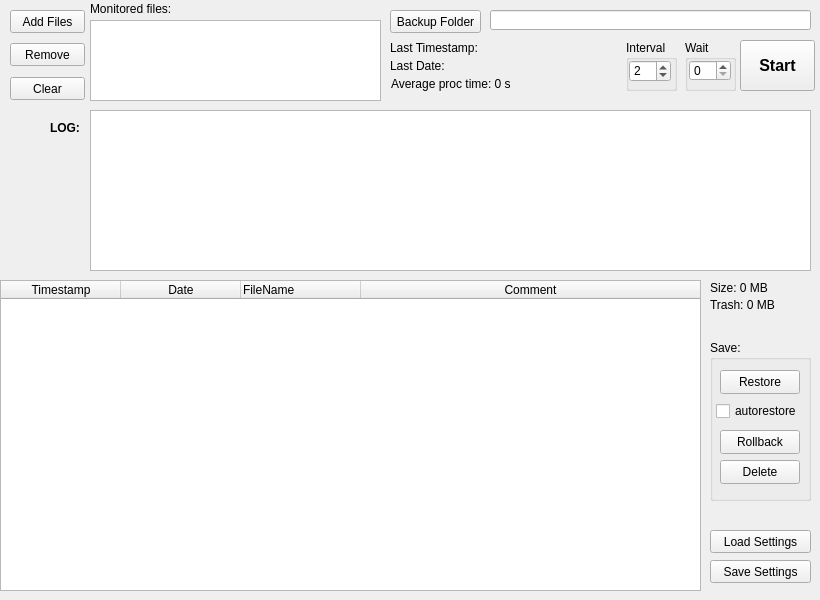
<?xml version="1.0" encoding="UTF-8"?>
<ui version="4.0">
 <class>Form</class>
 <widget class="QWidget" name="Form">
  <property name="geometry">
   <rect>
    <x>0</x>
    <y>0</y>
    <width>820</width>
    <height>600</height>
   </rect>
  </property>
  <property name="windowTitle">
   <string>Form</string>
  </property>
  <widget class="QPushButton" name="bClear">
   <property name="geometry">
    <rect>
     <x>10</x>
     <y>77</y>
     <width>75</width>
     <height>23</height>
    </rect>
   </property>
   <property name="toolTip">
    <string>&lt;html&gt;&lt;head/&gt;&lt;body&gt;&lt;p&gt;Clear all files from list.&lt;/p&gt;&lt;/body&gt;&lt;/html&gt;</string>
   </property>
   <property name="text">
    <string>Clear</string>
   </property>
  </widget>
  <widget class="QLabel" name="lbTrash">
   <property name="geometry">
    <rect>
     <x>710</x>
     <y>297</y>
     <width>101</width>
     <height>16</height>
    </rect>
   </property>
   <property name="text">
    <string>Trash: 0 MB</string>
   </property>
  </widget>
  <widget class="QPushButton" name="bLoadSet">
   <property name="geometry">
    <rect>
     <x>710</x>
     <y>530</y>
     <width>101</width>
     <height>23</height>
    </rect>
   </property>
   <property name="toolTip">
    <string>&lt;html&gt;&lt;head/&gt;&lt;body&gt;&lt;p&gt;Load settings from custom location.&lt;/p&gt;&lt;/body&gt;&lt;/html&gt;</string>
   </property>
   <property name="text">
    <string>Load Settings</string>
   </property>
  </widget>
  <widget class="QPushButton" name="bBakPath">
   <property name="geometry">
    <rect>
     <x>390</x>
     <y>10</y>
     <width>91</width>
     <height>23</height>
    </rect>
   </property>
   <property name="toolTip">
    <string>&lt;html&gt;&lt;head/&gt;&lt;body&gt;&lt;p&gt;Select backup folder for your zipped files.&lt;/p&gt;&lt;/body&gt;&lt;/html&gt;</string>
   </property>
   <property name="text">
    <string>Backup Folder</string>
   </property>
  </widget>
  <widget class="QPushButton" name="bStart">
   <property name="geometry">
    <rect>
     <x>740</x>
     <y>40</y>
     <width>75</width>
     <height>51</height>
    </rect>
   </property>
   <property name="font">
    <font>
     <pointsize>12</pointsize>
     <weight>75</weight>
     <bold>true</bold>
    </font>
   </property>
   <property name="toolTip">
    <string>&lt;html&gt;&lt;head/&gt;&lt;body&gt;&lt;p&gt;Start monitoring.&lt;/p&gt;&lt;p&gt;Current settings will be saved.&lt;/p&gt;&lt;/body&gt;&lt;/html&gt;</string>
   </property>
   <property name="text">
    <string>Start</string>
   </property>
   <property name="checkable">
    <bool>true</bool>
   </property>
  </widget>
  <widget class="QLabel" name="label">
   <property name="geometry">
    <rect>
     <x>50</x>
     <y>120</y>
     <width>41</width>
     <height>16</height>
    </rect>
   </property>
   <property name="font">
    <font>
     <weight>75</weight>
     <bold>true</bold>
    </font>
   </property>
   <property name="text">
    <string>LOG:</string>
   </property>
  </widget>
  <widget class="QTableWidget" name="tabFList">
   <property name="geometry">
    <rect>
     <x>0</x>
     <y>280</y>
     <width>701</width>
     <height>311</height>
    </rect>
   </property>
   <property name="minimumSize">
    <size>
     <width>531</width>
     <height>0</height>
    </size>
   </property>
   <property name="toolTip">
    <string>&lt;html&gt;&lt;head/&gt;&lt;body&gt;&lt;p&gt;List of backup files in backup folder.&lt;/p&gt;&lt;/body&gt;&lt;/html&gt;</string>
   </property>
   <property name="alternatingRowColors">
    <bool>true</bool>
   </property>
   <property name="selectionMode">
    <enum>QAbstractItemView::ContiguousSelection</enum>
   </property>
   <property name="selectionBehavior">
    <enum>QAbstractItemView::SelectRows</enum>
   </property>
   <property name="wordWrap">
    <bool>false</bool>
   </property>
   <attribute name="horizontalHeaderDefaultSectionSize">
    <number>120</number>
   </attribute>
   <attribute name="horizontalHeaderStretchLastSection">
    <bool>true</bool>
   </attribute>
   <attribute name="verticalHeaderDefaultSectionSize">
    <number>24</number>
   </attribute>
   <attribute name="verticalHeaderStretchLastSection">
    <bool>false</bool>
   </attribute>
   <column>
    <property name="text">
     <string>Timestamp</string>
    </property>
   </column>
   <column>
    <property name="text">
     <string>Date</string>
    </property>
   </column>
   <column>
    <property name="text">
     <string>FileName</string>
    </property>
    <property name="textAlignment">
     <set>AlignLeading|AlignVCenter</set>
    </property>
   </column>
   <column>
    <property name="text">
     <string>Comment</string>
    </property>
   </column>
  </widget>
  <widget class="QListWidget" name="lwStatus">
   <property name="enabled">
    <bool>true</bool>
   </property>
   <property name="geometry">
    <rect>
     <x>90</x>
     <y>110</y>
     <width>721</width>
     <height>161</height>
    </rect>
   </property>
   <property name="autoScroll">
    <bool>true</bool>
   </property>
   <property name="editTriggers">
    <set>QAbstractItemView::NoEditTriggers</set>
   </property>
   <property name="alternatingRowColors">
    <bool>true</bool>
   </property>
   <property name="textElideMode">
    <enum>Qt::ElideNone</enum>
   </property>
  </widget>
  <widget class="QLabel" name="lbAvgProcTime">
   <property name="geometry">
    <rect>
     <x>391</x>
     <y>76</y>
     <width>201</width>
     <height>16</height>
    </rect>
   </property>
   <property name="text">
    <string>Average proc time: 0 s</string>
   </property>
  </widget>
  <widget class="QGroupBox" name="gbSave">
   <property name="geometry">
    <rect>
     <x>710</x>
     <y>340</y>
     <width>101</width>
     <height>161</height>
    </rect>
   </property>
   <property name="title">
    <string>Save:</string>
   </property>
   <widget class="QPushButton" name="pbRestore">
    <property name="geometry">
     <rect>
      <x>10</x>
      <y>30</y>
      <width>80</width>
      <height>24</height>
     </rect>
    </property>
    <property name="toolTip">
     <string>&lt;html&gt;&lt;head/&gt;&lt;body&gt;&lt;p&gt;Restore selected save file(s) to your game save location.&lt;/p&gt;&lt;/body&gt;&lt;/html&gt;</string>
    </property>
    <property name="text">
     <string>Restore</string>
    </property>
   </widget>
   <widget class="QPushButton" name="pbDelete">
    <property name="geometry">
     <rect>
      <x>10</x>
      <y>120</y>
      <width>80</width>
      <height>24</height>
     </rect>
    </property>
    <property name="toolTip">
     <string>Duh...</string>
    </property>
    <property name="text">
     <string>Delete</string>
    </property>
   </widget>
   <widget class="QPushButton" name="pbRollback">
    <property name="geometry">
     <rect>
      <x>10</x>
      <y>90</y>
      <width>80</width>
      <height>24</height>
     </rect>
    </property>
    <property name="toolTip">
     <string>Restore selected save and delete all newer.</string>
    </property>
    <property name="text">
     <string>Rollback</string>
    </property>
   </widget>
   <widget class="QCheckBox" name="cbAutoRes">
    <property name="geometry">
     <rect>
      <x>6</x>
      <y>60</y>
      <width>91</width>
      <height>22</height>
     </rect>
    </property>
    <property name="toolTip">
     <string>Automaticaly restore selected or last backup if files are missing.</string>
    </property>
    <property name="text">
     <string>autorestore</string>
    </property>
   </widget>
  </widget>
  <widget class="QPushButton" name="bSaveSet">
   <property name="geometry">
    <rect>
     <x>710</x>
     <y>560</y>
     <width>101</width>
     <height>23</height>
    </rect>
   </property>
   <property name="toolTip">
    <string>&lt;html&gt;&lt;head/&gt;&lt;body&gt;&lt;p&gt;Save settings to custom location.&lt;/p&gt;&lt;/body&gt;&lt;/html&gt;</string>
   </property>
   <property name="text">
    <string>Save Settings</string>
   </property>
  </widget>
  <widget class="QPushButton" name="bAddFiles">
   <property name="geometry">
    <rect>
     <x>10</x>
     <y>10</y>
     <width>75</width>
     <height>23</height>
    </rect>
   </property>
   <property name="toolTip">
    <string>&lt;html&gt;&lt;head/&gt;&lt;body&gt;&lt;p&gt;Add some files that you want to monitor changes for.&lt;/p&gt;&lt;/body&gt;&lt;/html&gt;</string>
   </property>
   <property name="text">
    <string>Add Files</string>
   </property>
  </widget>
  <widget class="QLabel" name="lbSize">
   <property name="geometry">
    <rect>
     <x>710</x>
     <y>280</y>
     <width>101</width>
     <height>16</height>
    </rect>
   </property>
   <property name="text">
    <string>Size: 0 MB</string>
   </property>
  </widget>
  <widget class="QListWidget" name="lwSGPaths">
   <property name="geometry">
    <rect>
     <x>90</x>
     <y>20</y>
     <width>291</width>
     <height>81</height>
    </rect>
   </property>
   <property name="toolTip">
    <string>&lt;html&gt;&lt;head/&gt;&lt;body&gt;&lt;p&gt;List of files that will be added to save backup.&lt;/p&gt;&lt;/body&gt;&lt;/html&gt;</string>
   </property>
  </widget>
  <widget class="QGroupBox" name="groupBox_4">
   <property name="geometry">
    <rect>
     <x>685</x>
     <y>40</y>
     <width>51</width>
     <height>51</height>
    </rect>
   </property>
   <property name="title">
    <string>Wait</string>
   </property>
   <widget class="QSpinBox" name="sbWait">
    <property name="geometry">
     <rect>
      <x>4</x>
      <y>20</y>
      <width>42</width>
      <height>21</height>
     </rect>
    </property>
    <property name="toolTip">
     <string>&lt;html&gt;&lt;head/&gt;&lt;body&gt;&lt;p&gt;Wait this many seconds before processing if change was detected. &lt;/p&gt;&lt;p&gt;Can't be more than Interval. Useful for long updates in multiple files.&lt;/p&gt;&lt;/body&gt;&lt;/html&gt;</string>
    </property>
    <property name="value">
     <number>0</number>
    </property>
   </widget>
  </widget>
  <widget class="QLabel" name="lbTStamp">
   <property name="geometry">
    <rect>
     <x>390</x>
     <y>40</y>
     <width>201</width>
     <height>16</height>
    </rect>
   </property>
   <property name="text">
    <string>Last Timestamp:</string>
   </property>
  </widget>
  <widget class="QLabel" name="lbDate">
   <property name="geometry">
    <rect>
     <x>390</x>
     <y>58</y>
     <width>201</width>
     <height>16</height>
    </rect>
   </property>
   <property name="text">
    <string>Last Date:</string>
   </property>
  </widget>
  <widget class="QGroupBox" name="groupBox">
   <property name="geometry">
    <rect>
     <x>626</x>
     <y>40</y>
     <width>51</width>
     <height>51</height>
    </rect>
   </property>
   <property name="title">
    <string>Interval</string>
   </property>
   <widget class="QSpinBox" name="sbInter">
    <property name="geometry">
     <rect>
      <x>3</x>
      <y>20</y>
      <width>42</width>
      <height>22</height>
     </rect>
    </property>
    <property name="toolTip">
     <string>&lt;html&gt;&lt;head/&gt;&lt;body&gt;&lt;p&gt;Check files for a change every so often.&lt;/p&gt;&lt;/body&gt;&lt;/html&gt;</string>
    </property>
    <property name="minimum">
     <number>1</number>
    </property>
    <property name="value">
     <number>2</number>
    </property>
   </widget>
  </widget>
  <widget class="QPushButton" name="bRemove">
   <property name="geometry">
    <rect>
     <x>10</x>
     <y>43</y>
     <width>75</width>
     <height>23</height>
    </rect>
   </property>
   <property name="toolTip">
    <string>&lt;html&gt;&lt;head/&gt;&lt;body&gt;&lt;p&gt;Remove files from monitor list.&lt;/p&gt;&lt;/body&gt;&lt;/html&gt;</string>
   </property>
   <property name="text">
    <string>Remove</string>
   </property>
  </widget>
  <widget class="QLineEdit" name="leBakPath">
   <property name="geometry">
    <rect>
     <x>490</x>
     <y>10</y>
     <width>321</width>
     <height>20</height>
    </rect>
   </property>
   <property name="toolTip">
    <string>&lt;html&gt;&lt;head/&gt;&lt;body&gt;&lt;p&gt;Path to folder that will hold backups.&lt;/p&gt;&lt;/body&gt;&lt;/html&gt;</string>
   </property>
  </widget>
  <widget class="QLabel" name="label_2">
   <property name="geometry">
    <rect>
     <x>90</x>
     <y>0</y>
     <width>261</width>
     <height>18</height>
    </rect>
   </property>
   <property name="text">
    <string>Monitored files:</string>
   </property>
  </widget>
 </widget>
 <resources/>
 <connections/>
</ui>
